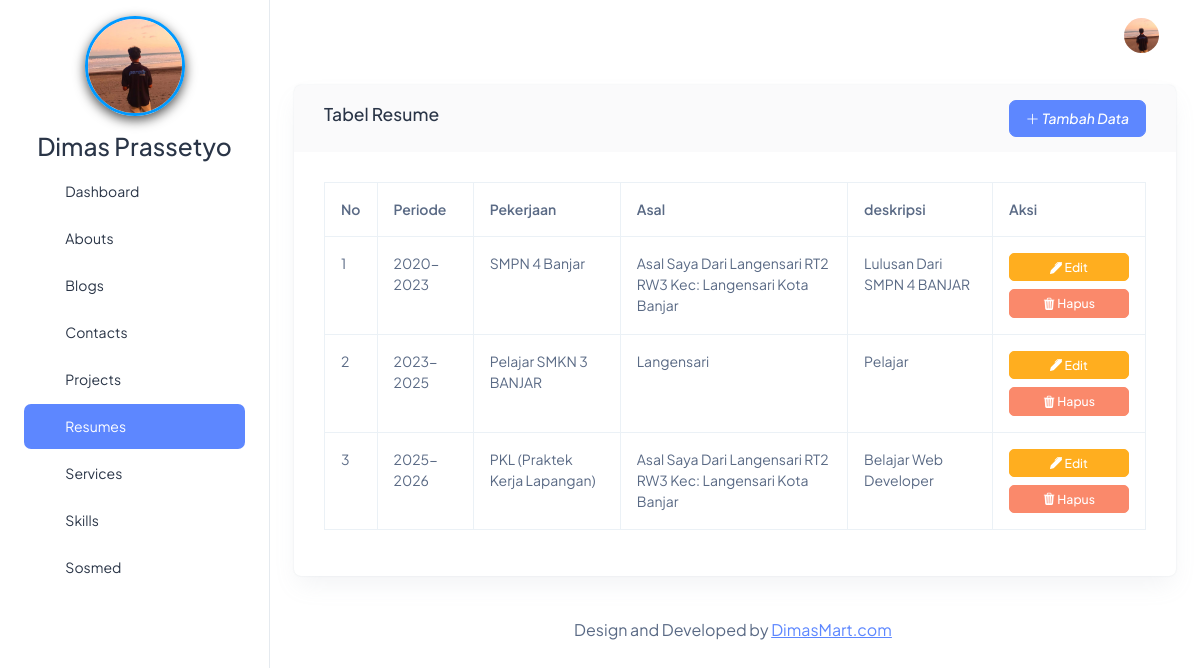
Screenshot of /beckend/pages/resume/index.php with the database file from the repository.
### tables this page shows
CREATE TABLE `abouts` (
  `id` bigint NOT NULL,
  `name` varchar(255) NOT NULL,
  `born` date NOT NULL,
  `address` text NOT NULL,
  `zip_code` int NOT NULL,
  `email` varchar(255) NOT NULL,
  `phone` varchar(255) NOT NULL,
  `total_project` int NOT NULL,
  `work` varchar(255) NOT NULL,
  `image` text NOT NULL,
  `description` text NOT NULL
);

CREATE TABLE `resumes` (
  `id` bigint NOT NULL,
  `date` varchar(255) NOT NULL,
  `job` varchar(255) NOT NULL,
  `place` varchar(255) NOT NULL,
  `description` text NOT NULL
);

### beckend/pages/resume/index.php (the view)
<?php
include '../../partials/header.php';
include '../../partials/sidebar.php';
include '../../partials/navbar.php';
$qResumes = "SELECT * FROM resumes";
$result = mysqli_query($connect, $qResumes) or die(mysqli_error($connect));
?>
<div class="row">
    <div class="col-12">
        <div class="card">
            <div class="card-header d-flex align-items-center justify-content-between">
                <h5>Tabel Resume</h5>
                <a href="./create.php" class="btn btn-primary"><i class="bi bi-plus-lg"> Tambah Data</i></a>
            </div>
            <div class="card-body">
                <div class="tabel-responsive">
                    <table class="table table-bordered">
                        <thead>
                            <tr>
                                <th>No</th>
                                <th>Periode</th>
                                <th>Pekerjaan</th>
                                <th>Asal</th>
                                <th>deskripsi</th>
                                <th>Aksi</th>
                            </tr>
                        </thead>
                        <tbody>
                            <?php
                            $no = 1;
                            while ($item = $result->fetch_object()):
                            ?>
                                <tr class="text-capitalize">
                                    <td><?= $no ?></td>
                                    <td><?= $item->date ?></td>
                                    <td><?= $item->job ?></td>
                                    <td><?= $item->place ?></td>
                                    <td><?= $item->description ?></td>
                                    <td>
                                        <div class="d-grid gap-2" style="min-width: 120px;">
                                            <a href="./edit.php?id=<?= $item->id ?>" class="btn btn-warning btn-sm">
                                                <i class="bi bi-pen-fill"></i> Edit
                                            </a>
                                            <a href="../../action/project/destroy.php?id=<?= $item->id ?>"
                                                class="btn btn-danger btn-sm"
                                                onclick="return confirm('Apakah Anda Yakin?')">
                                                <i class="bi bi-trash3-fill"></i> Hapus
                                            </a>
                                        </div>
                                    </td>
                                </tr>
                            <?php
                                $no++;
                            endwhile;
                            ?>
                        </tbody>
                    </table>
                </div>
            </div>
        </div>
    </div>
</div>
<?php
include '../../partials/footer.php';
include '../../partials/script.php';
?>

### beckend/partials/sidebar.php (shortened to what this page needs)
<?php
$qAbouts = "SELECT * FROM abouts";
$result = mysqli_query($connect, $qAbouts) or die(mysqli_error($connect));
$item = $result->fetch_object();
?>
<body>
  <div class="page-wrapper" id="main-wrapper" data-layout="vertical" data-navbarbg="skin6" data-sidebartype="full"
    data-sidebar-position="fixed" data-header-position="fixed">
    <aside class="left-sidebar">
      <div>
        <div>
          <div class="brand-logo">
            <div class="w-100 d-flex flex-column align-items-center justify-content-center" style="padding:16px 0;">
              <a href="#" class="text-nowrap logo-img">
                <img src="../../../storages/about/<?= $item->image ?>" alt="Gambar" width="100" height="100" alt="" style="border-radius:50%; object-fit:cover; box-shadow:0 4px 12px rgba(0,0,0,0.69); border:3px solid #0099ff; display:block; margin:auto;">
              </a>
            </div>
            <div class="h3 text-center">
              <?= $item->name ?>
            </div>
          </div>
          <nav class="sidebar-nav scroll-sidebar" data-simplebar="">
            <ul id="sidebarnav">
              <li class="sidebar-item">
                <a class="sidebar-link" href="../dashboard/index.php" aria-expanded="false">
                  <span>
                    <i class="ti ti-layout-dashboard"></i>
                  </span>
                  <span class="hide-menu">Dashboard</span>
                </a>
              </li>
              <li class="sidebar-item">
                <a class="sidebar-link" href="../about/index.php" aria-expanded="false">
                  <span>
                    <i class="ti ti-info-square"></i>
                  </span>
                  <span class="hide-menu">Abouts</span>
                </a>
              </li>
              <li class="sidebar-item">
                <a class="sidebar-link" href="../blog/index.php" aria-expanded="false">
                  <span>
                    <i class="ti ti-pencil"></i>
                  </span>
                  <span class="hide-menu">Blogs</span>
                </a>
              </li>
              <li class="sidebar-item">
                <a class="sidebar-link" href="../contact/index.php" aria-expanded="false">
                  <span>
                    <i class="ti ti-phone"></i>
                  </span>
                  <span class="hide-menu">Contacts</span>
                </a>
              </li>
              <li class="sidebar-item">
                <a class="sidebar-link" href="../project/index.php" aria-expanded="false">
                  <span>
                    <i class="ti ti-apps"></i>
                  </span>
                  <span class="hide-menu">Projects</span>
                </a>
              </li>
              <li class="sidebar-item">
                <a class="sidebar-link" href="../resume/index.php" aria-expanded="false">
                  <span>
                    <i class="ti ti-file-text"></i>
                  </span>
                  <span class="hide-menu">Resumes</span>
                </a>
              </li>
              <li class="sidebar-item">
                <a class="sidebar-link" href="../service/index.php" aria-expanded="false">
                  <span>
                    <i class="ti ti-server"></i>
                  </span>
                  <span class="hide-menu">Services</span>
                </a>
              </li>
              <li class="sidebar-item">
                <a class="sidebar-link" href="../skill/index.php" aria-expanded="false">
                  <span>
                    <i class="ti ti-tools"></i>
                  </span>
                  <span class="hide-menu">Skills</span>
                </a>
              </li>
              <li class="sidebar-item">
                <a class="sidebar-link" href="../socmed/index.php" aria-expanded="false">
                  <span>
                    <i class="ti ti-brand-instagram"></i>
                  </span>
                  <span class="hide-menu">Sosmed</span>
                </a>
              </li>
            </ul>
          </nav>
        </div>
    </aside>

### beckend/partials/navbar.php (shortened to what this page needs)
<?php
$qAbouts = "SELECT * FROM abouts";
$result = mysqli_query($connect, $qAbouts) or die(mysqli_error($connect));
$item = $result->fetch_object();
?>
    <div class="body-wrapper">
      <header class="app-header">
        <nav class="navbar navbar-expand-lg navbar-light">
          <div class="navbar-collapse justify-content-end px-0" id="navbarNav">
            <ul class="navbar-nav flex-row ms-auto align-items-center justify-content-end">
              <li class="nav-item dropdown">
                <a class="nav-link nav-icon-hover" href="javascript:void(0)" id="drop2" data-bs-toggle="dropdown"
                  aria-expanded="false">
                  <img src="../../../storages/about/<?= $item->image ?>" alt="" width="35" height="35" class="rounded-circle">
                </a>
              </li>
            </ul>
          </div>
        </nav>
      </header>
      <div class="container-fluid">

### rows the page displays
abouts: image (picture), name "Dimas Prassetyo"
resumes: date "2020-2023", job "SMPN 4 Banjar", place "Asal Saya Dari Langensari RT2 RW3 Kec: Langensari Kota Banjar", description "Lulusan Dari SMPN 4 BANJAR"
resumes: date "2023-2025", job "Pelajar SMKN 3 BANJAR", place "Langensari", description "Pelajar"
resumes: date "2025-2026", job "PKL (Praktek Kerja Lapangan)", place "Asal Saya Dari Langensari RT2 RW3 Kec: Langensari Kota Banjar", description "Belajar Web Developer"
